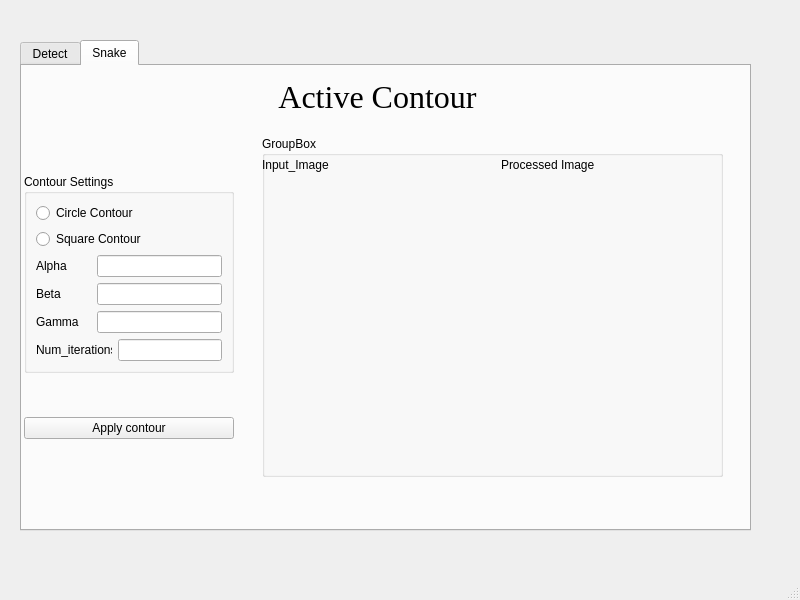
<?xml version="1.0" encoding="UTF-8"?>
<ui version="4.0">
 <class>MainWindow</class>
 <widget class="QMainWindow" name="MainWindow">
  <property name="geometry">
   <rect>
    <x>0</x>
    <y>0</y>
    <width>800</width>
    <height>600</height>
   </rect>
  </property>
  <property name="windowTitle">
   <string>MainWindow</string>
  </property>
  <widget class="QWidget" name="centralwidget">
   <widget class="QTabWidget" name="tabWidget">
    <property name="geometry">
     <rect>
      <x>20</x>
      <y>40</y>
      <width>731</width>
      <height>491</height>
     </rect>
    </property>
    <property name="currentIndex">
     <number>1</number>
    </property>
    <widget class="QWidget" name="tab">
     <attribute name="title">
      <string>Detect</string>
     </attribute>
     <widget class="QLabel" name="label_equalize_input_3">
      <property name="geometry">
       <rect>
        <x>370</x>
        <y>20</y>
        <width>231</width>
        <height>171</height>
       </rect>
      </property>
      <property name="frameShape">
       <enum>QFrame::Box</enum>
      </property>
      <property name="text">
       <string>Input Image</string>
      </property>
      <property name="alignment">
       <set>Qt::AlignLeading|Qt::AlignLeft|Qt::AlignTop</set>
      </property>
     </widget>
     <widget class="QPushButton" name="pushButton_equalize_1">
      <property name="geometry">
       <rect>
        <x>80</x>
        <y>60</y>
        <width>140</width>
        <height>70</height>
       </rect>
      </property>
      <property name="text">
       <string>Load image</string>
      </property>
     </widget>
     <widget class="QLabel" name="label_equalize_output_3">
      <property name="geometry">
       <rect>
        <x>370</x>
        <y>210</y>
        <width>231</width>
        <height>171</height>
       </rect>
      </property>
      <property name="frameShape">
       <enum>QFrame::Box</enum>
      </property>
      <property name="text">
       <string>Output Image</string>
      </property>
      <property name="alignment">
       <set>Qt::AlignLeading|Qt::AlignLeft|Qt::AlignTop</set>
      </property>
     </widget>
     <widget class="QLabel" name="label_3">
      <property name="geometry">
       <rect>
        <x>20</x>
        <y>280</y>
        <width>241</width>
        <height>71</height>
       </rect>
      </property>
      <property name="text">
       <string>Select Filter</string>
      </property>
     </widget>
     <widget class="QComboBox" name="comboBox">
      <property name="geometry">
       <rect>
        <x>120</x>
        <y>310</y>
        <width>151</width>
        <height>22</height>
       </rect>
      </property>
      <item>
       <property name="text">
        <string>-</string>
       </property>
      </item>
      <item>
       <property name="text">
        <string>ellipse</string>
       </property>
      </item>
      <item>
       <property name="text">
        <string>circles</string>
       </property>
      </item>
      <item>
       <property name="text">
        <string>Canny</string>
       </property>
      </item>
      <item>
       <property name="text">
        <string>Lines</string>
       </property>
      </item>
     </widget>
     <widget class="QPushButton" name="pushButton_equalize_2">
      <property name="geometry">
       <rect>
        <x>80</x>
        <y>160</y>
        <width>140</width>
        <height>70</height>
       </rect>
      </property>
      <property name="text">
       <string>Superimpose</string>
      </property>
     </widget>
     <widget class="QSlider" name="ThresholdSlider">
      <property name="geometry">
       <rect>
        <x>120</x>
        <y>370</y>
        <width>160</width>
        <height>22</height>
       </rect>
      </property>
      <property name="orientation">
       <enum>Qt::Horizontal</enum>
      </property>
     </widget>
     <widget class="QLabel" name="label_4">
      <property name="geometry">
       <rect>
        <x>10</x>
        <y>370</y>
        <width>91</width>
        <height>20</height>
       </rect>
      </property>
      <property name="text">
       <string>Threshold Value</string>
      </property>
     </widget>
     <widget class="QPushButton" name="Saved_cany">
      <property name="geometry">
       <rect>
        <x>460</x>
        <y>400</y>
        <width>91</width>
        <height>24</height>
       </rect>
      </property>
      <property name="text">
       <string>Save</string>
      </property>
     </widget>
    </widget>
    <widget class="QWidget" name="tab_2">
     <attribute name="title">
      <string>Snake</string>
     </attribute>
     <widget class="QLabel" name="label_contour">
      <property name="geometry">
       <rect>
        <x>100</x>
        <y>0</y>
        <width>511</width>
        <height>61</height>
       </rect>
      </property>
      <property name="sizePolicy">
       <sizepolicy hsizetype="Maximum" vsizetype="Maximum">
        <horstretch>0</horstretch>
        <verstretch>0</verstretch>
       </sizepolicy>
      </property>
      <property name="font">
       <font>
        <family>Times New Roman</family>
        <pointsize>24</pointsize>
       </font>
      </property>
      <property name="mouseTracking">
       <bool>true</bool>
      </property>
      <property name="layoutDirection">
       <enum>Qt::LeftToRight</enum>
      </property>
      <property name="frameShape">
       <enum>QFrame::Box</enum>
      </property>
      <property name="frameShadow">
       <enum>QFrame::Sunken</enum>
      </property>
      <property name="lineWidth">
       <number>0</number>
      </property>
      <property name="midLineWidth">
       <number>0</number>
      </property>
      <property name="text">
       <string>Active Contour</string>
      </property>
      <property name="textFormat">
       <enum>Qt::PlainText</enum>
      </property>
      <property name="scaledContents">
       <bool>false</bool>
      </property>
      <property name="alignment">
       <set>Qt::AlignCenter</set>
      </property>
     </widget>
     <widget class="QWidget" name="layoutWidget">
      <property name="geometry">
       <rect>
        <x>0</x>
        <y>70</y>
        <width>214</width>
        <height>341</height>
       </rect>
      </property>
      <layout class="QGridLayout" name="gridLayout_25">
       <item row="0" column="0">
        <widget class="QGroupBox" name="contour_settings_layout_2">
         <property name="enabled">
          <bool>true</bool>
         </property>
         <property name="sizePolicy">
          <sizepolicy hsizetype="Fixed" vsizetype="Fixed">
           <horstretch>0</horstretch>
           <verstretch>0</verstretch>
          </sizepolicy>
         </property>
         <property name="maximumSize">
          <size>
           <width>210</width>
           <height>16777215</height>
          </size>
         </property>
         <property name="title">
          <string>Contour Settings</string>
         </property>
         <layout class="QGridLayout" name="gridLayout_27">
          <item row="2" column="0">
           <layout class="QGridLayout" name="gridLayout_29"/>
          </item>
          <item row="3" column="0">
           <layout class="QHBoxLayout" name="horizontalLayout_3">
            <item>
             <widget class="QLabel" name="label_26">
              <property name="sizePolicy">
               <sizepolicy hsizetype="Fixed" vsizetype="Fixed">
                <horstretch>0</horstretch>
                <verstretch>0</verstretch>
               </sizepolicy>
              </property>
              <property name="minimumSize">
               <size>
                <width>55</width>
                <height>0</height>
               </size>
              </property>
              <property name="text">
               <string>Alpha</string>
              </property>
             </widget>
            </item>
            <item>
             <widget class="QLineEdit" name="text_alpha"/>
            </item>
           </layout>
          </item>
          <item row="5" column="0">
           <layout class="QHBoxLayout" name="horizontalLayout_5">
            <item>
             <widget class="QLabel" name="label_28">
              <property name="sizePolicy">
               <sizepolicy hsizetype="Fixed" vsizetype="Fixed">
                <horstretch>0</horstretch>
                <verstretch>0</verstretch>
               </sizepolicy>
              </property>
              <property name="minimumSize">
               <size>
                <width>55</width>
                <height>0</height>
               </size>
              </property>
              <property name="text">
               <string>Gamma</string>
              </property>
             </widget>
            </item>
            <item>
             <widget class="QLineEdit" name="text_gamma"/>
            </item>
           </layout>
          </item>
          <item row="6" column="0">
           <layout class="QHBoxLayout" name="horizontalLayout_4">
            <item>
             <widget class="QLabel" name="label_27">
              <property name="sizePolicy">
               <sizepolicy hsizetype="Fixed" vsizetype="Fixed">
                <horstretch>0</horstretch>
                <verstretch>0</verstretch>
               </sizepolicy>
              </property>
              <property name="minimumSize">
               <size>
                <width>55</width>
                <height>0</height>
               </size>
              </property>
              <property name="text">
               <string>Num_iterations</string>
              </property>
             </widget>
            </item>
            <item>
             <widget class="QLineEdit" name="text_num_iterations"/>
            </item>
           </layout>
          </item>
          <item row="4" column="0">
           <layout class="QHBoxLayout" name="horizontalLayout_6">
            <item>
             <widget class="QLabel" name="label_29">
              <property name="sizePolicy">
               <sizepolicy hsizetype="Fixed" vsizetype="Fixed">
                <horstretch>0</horstretch>
                <verstretch>0</verstretch>
               </sizepolicy>
              </property>
              <property name="minimumSize">
               <size>
                <width>55</width>
                <height>0</height>
               </size>
              </property>
              <property name="text">
               <string>Beta</string>
              </property>
             </widget>
            </item>
            <item>
             <widget class="QLineEdit" name="text_beta"/>
            </item>
           </layout>
          </item>
          <item row="0" column="0">
           <widget class="QRadioButton" name="radioButton_circle_contour">
            <property name="text">
             <string>Circle Contour</string>
            </property>
           </widget>
          </item>
          <item row="1" column="0">
           <widget class="QRadioButton" name="radioButton_square_contour">
            <property name="text">
             <string>Square Contour</string>
            </property>
           </widget>
          </item>
         </layout>
        </widget>
       </item>
       <item row="1" column="0">
        <layout class="QGridLayout" name="gridLayout_30">
         <item row="0" column="0">
          <widget class="QPushButton" name="btn_apply_contour">
           <property name="text">
            <string>Apply contour</string>
           </property>
          </widget>
         </item>
        </layout>
       </item>
      </layout>
     </widget>
     <widget class="QGroupBox" name="groupBox">
      <property name="geometry">
       <rect>
        <x>240</x>
        <y>70</y>
        <width>461</width>
        <height>341</height>
       </rect>
      </property>
      <property name="title">
       <string>GroupBox</string>
      </property>
      <widget class="QWidget" name="layoutWidget">
       <property name="geometry">
        <rect>
         <x>-10</x>
         <y>40</y>
         <width>471</width>
         <height>301</height>
        </rect>
       </property>
       <layout class="QHBoxLayout" name="horizontalLayout">
        <item>
         <widget class="ImageView" name="contour_input" native="true"/>
        </item>
        <item>
         <widget class="ImageView" name="contour_output" native="true"/>
        </item>
       </layout>
      </widget>
      <widget class="QWidget" name="layoutWidget">
       <property name="geometry">
        <rect>
         <x>0</x>
         <y>20</y>
         <width>471</width>
         <height>18</height>
        </rect>
       </property>
       <layout class="QHBoxLayout" name="horizontalLayout_2">
        <item>
         <widget class="QLabel" name="label">
          <property name="text">
           <string>Input_Image</string>
          </property>
         </widget>
        </item>
        <item>
         <widget class="QLabel" name="label_2">
          <property name="text">
           <string>Processed Image</string>
          </property>
         </widget>
        </item>
       </layout>
      </widget>
     </widget>
    </widget>
   </widget>
  </widget>
  <widget class="QMenuBar" name="menubar">
   <property name="geometry">
    <rect>
     <x>0</x>
     <y>0</y>
     <width>800</width>
     <height>21</height>
    </rect>
   </property>
  </widget>
  <widget class="QStatusBar" name="statusbar"/>
 </widget>
 <customwidgets>
  <customwidget>
   <class>ImageView</class>
   <extends>QWidget</extends>
   <header>pyqtgraph.h</header>
   <container>1</container>
  </customwidget>
 </customwidgets>
 <resources/>
 <connections/>
</ui>
